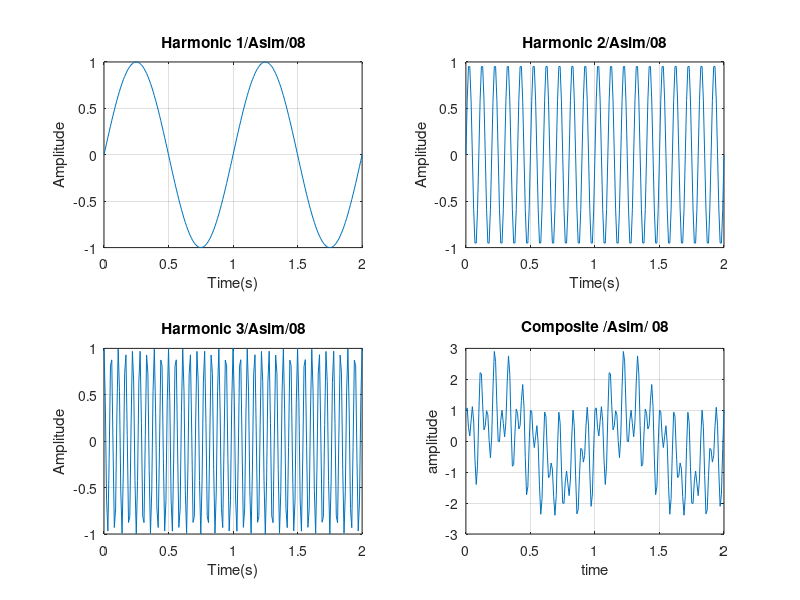

Reproduce this figure in MATLAB.
t = 0:0.01:2;
y = sin(2*3.1415*t)
subplot(2,2,1);
plot(t,y);
title('Harmonic 1/Asim/08');
xlabel('Time(s)');
ylabel('Amplitude');
grid on;


z = sin(10*3.1415*2*t)
subplot(2,2,2);
plot(t,z);
title('Harmonic 2/Asim/08');
xlabel('Time(s)');
ylabel('Amplitude');
grid on;

g = cos(12*3.1415*3*t)
subplot(2,2,3);
plot(t,g);
title('Harmonic 3/Asim/08');
xlabel('Time(s)');
ylabel('Amplitude');
grid on;

x = y+g+z;
subplot(2,2,4);
plot(t,x);
title('Composite /Asim/ 08');
xlabel('time');
ylabel('amplitude');
grid on;
